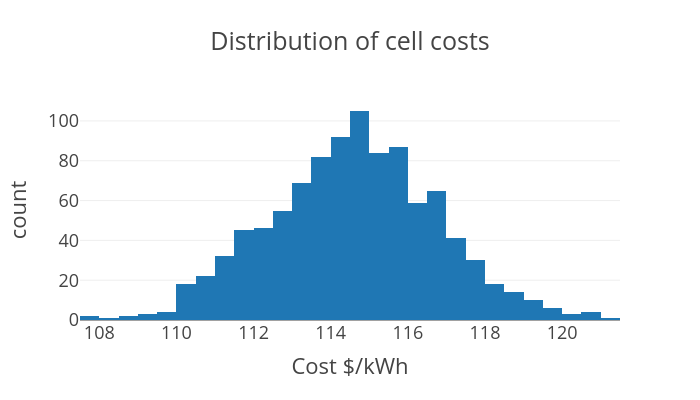

Write notebook code for a chart like this one.
### Code cell
# look at the distribution of the cost of the cells

plot_data = pd.DataFrame({
    'cell_name': [c.name for c in cells],
    'cell_cost': [c.normalized_cost for c in cells]
})

px.histogram(plot_data, x='cell_cost', title='Distribution of cell costs', nbins=50, template='presentation', 
             labels={'cell_cost': 'Cost $/kWh'}, width=700, height=400).show()

### Figure 1 — Plotly figure (JSON) as saved in the notebook; plotly's stock layout.template omitted (floating-point values rounded to 4 significant figures; data arrays with more than 128 entries replaced by an {"elided": "..."} marker saying what was removed)
{"data": [{"bingroup": "x", "hovertemplate": "Cost $/kWh=%{x}<br>count=%{y}<extra></extra>", "legendgroup": "", "marker": {"color": "#1F77B4", "pattern": {"shape": ""}}, "name": "", "nbinsx": 50, "orientation": "v", "showlegend": false, "type": "histogram", "x": {"elided": "1000 float values"}, "xaxis": "x", "yaxis": "y"}], "layout": {"barmode": "relative", "height": 400, "legend": {"tracegroupgap": 0}, "title": {"text": "Distribution of cell costs"}, "width": 700, "xaxis": {"anchor": "y", "domain": [0, 1], "title": {"text": "Cost $/kWh"}}, "yaxis": {"anchor": "x", "domain": [0, 1], "title": {"text": "count"}}}}
